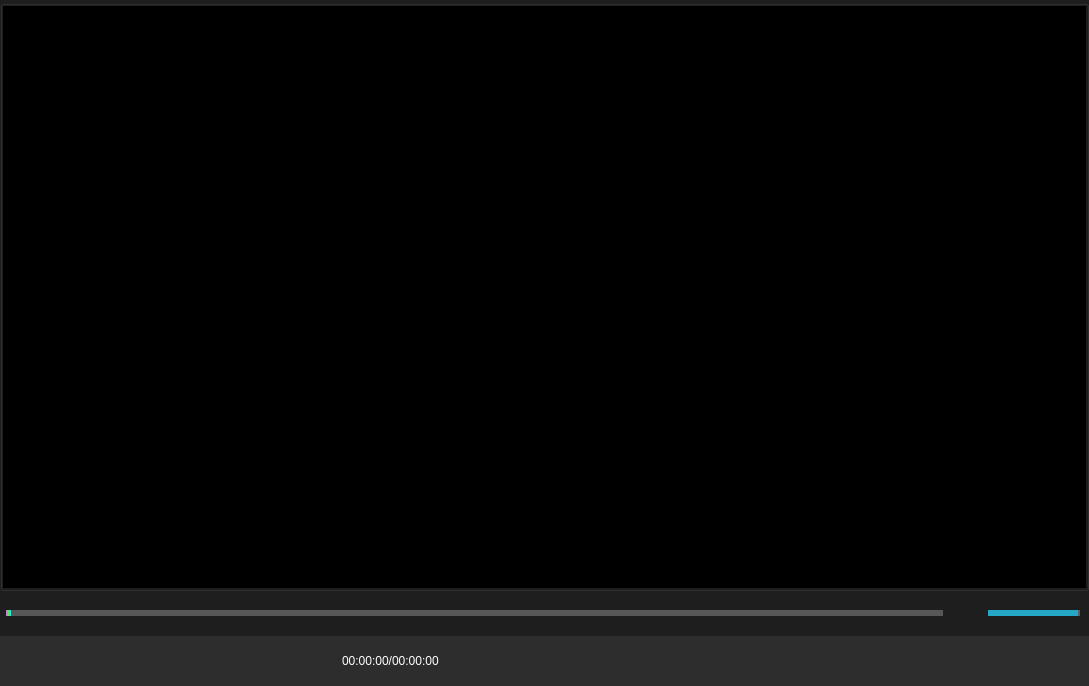
<?xml version="1.0" encoding="UTF-8"?>
<ui version="4.0">
 <class>MediaPlayerXPreClass</class>
 <widget class="QMainWindow" name="MediaPlayerXPreClass">
  <property name="geometry">
   <rect>
    <x>0</x>
    <y>0</y>
    <width>1089</width>
    <height>686</height>
   </rect>
  </property>
  <property name="windowTitle">
   <string>MediaPlayerXPre</string>
  </property>
  <property name="windowIcon">
   <iconset resource="MediaPlayerXPre.qrc">
    <normaloff>:/MediaPlayerXPre/res/player.png</normaloff>:/MediaPlayerXPre/res/player.png</iconset>
  </property>
  <property name="styleSheet">
   <string notr="true">/* === QWidget === */
QWidget:window {
    background: #1E1E1E;
    color: #BBBBBB;
    font-family: &quot;Segoe UI&quot;;
}

/* === QToolTip === */
QToolTip {
    background-color: #000000;
    border: 2px solid #333333;
    color: yellow;
}
</string>
  </property>
  <widget class="QWidget" name="centralWidget">
   <property name="styleSheet">
    <string notr="true">background: #1E1E1E;</string>
   </property>
   <layout class="QVBoxLayout" name="verticalLayout">
    <property name="spacing">
     <number>5</number>
    </property>
    <property name="leftMargin">
     <number>0</number>
    </property>
    <property name="topMargin">
     <number>0</number>
    </property>
    <property name="rightMargin">
     <number>0</number>
    </property>
    <property name="bottomMargin">
     <number>0</number>
    </property>
    <item>
     <widget class="QGroupBox" name="groupBox">
      <layout class="QVBoxLayout" name="verticalLayout_2">
       <property name="spacing">
        <number>0</number>
       </property>
       <property name="leftMargin">
        <number>0</number>
       </property>
       <property name="topMargin">
        <number>0</number>
       </property>
       <property name="rightMargin">
        <number>0</number>
       </property>
       <property name="bottomMargin">
        <number>0</number>
       </property>
       <item>
        <widget class="VideoControlWidget" name="videoWidget" native="true">
         <property name="focusPolicy">
          <enum>Qt::StrongFocus</enum>
         </property>
         <property name="styleSheet">
          <string notr="true">background-color: #000;</string>
         </property>
        </widget>
       </item>
      </layout>
     </widget>
    </item>
    <item>
     <widget class="QWidget" name="widget" native="true">
      <property name="minimumSize">
       <size>
        <width>0</width>
        <height>35</height>
       </size>
      </property>
      <property name="maximumSize">
       <size>
        <width>16777215</width>
        <height>35</height>
       </size>
      </property>
      <layout class="QHBoxLayout" name="horizontalLayout_3" stretch="0,0,0">
       <property name="spacing">
        <number>6</number>
       </property>
       <property name="leftMargin">
        <number>6</number>
       </property>
       <property name="topMargin">
        <number>0</number>
       </property>
       <property name="rightMargin">
        <number>6</number>
       </property>
       <property name="bottomMargin">
        <number>0</number>
       </property>
       <item>
        <widget class="QSlider" name="positionSlider">
         <property name="cursor">
          <cursorShape>UpArrowCursor</cursorShape>
         </property>
         <property name="focusPolicy">
          <enum>Qt::NoFocus</enum>
         </property>
         <property name="styleSheet">
          <string notr="true">QSlider#positionSlider
{
	background: #1E1E1E;
}
QSlider#positionSlider::add-page:Horizontal
{
	background-color: #575757;
}
QSlider#positionSlider::sub-page:Horizontal 
{
    background-color:qlineargradient(spread:pad, x1:0, y1:0, x2:1, y2:0, stop:0 #E55EE5, stop:0.5 #5EE55E, stop:1 #07F0FF);
}
QSlider#positionSlider::groove:Horizontal 
{
    background:transparent;
    height:6px;
}
QSlider#positionSlider::handle:Horizontal 
{
    height: 20px;
    width: 8px;
    margin: -8 0px; 
}
QSlider#positionSlider::handle:Horizontal:hover
{
    height: 20px;
    width: 8px;
    border-image: url(:/MediaPlayerXPre/res/ic_range_thumb.png);
    margin: -8px 0px; 
}</string>
         </property>
         <property name="maximum">
          <number>0</number>
         </property>
         <property name="orientation">
          <enum>Qt::Horizontal</enum>
         </property>
        </widget>
       </item>
       <item>
        <widget class="TBPushButton" name="volumeBtn">
         <property name="minimumSize">
          <size>
           <width>0</width>
           <height>0</height>
          </size>
         </property>
         <property name="maximumSize">
          <size>
           <width>28</width>
           <height>28</height>
          </size>
         </property>
         <property name="cursor">
          <cursorShape>PointingHandCursor</cursorShape>
         </property>
         <property name="focusPolicy">
          <enum>Qt::NoFocus</enum>
         </property>
         <property name="toolTip">
          <string>静音 开/关</string>
         </property>
         <property name="text">
          <string/>
         </property>
         <property name="icon">
          <iconset resource="MediaPlayerXPre.qrc">
           <normaloff>:/MediaPlayerXPre/res/player_voice_16.png</normaloff>:/MediaPlayerXPre/res/player_voice_16.png</iconset>
         </property>
         <property name="iconSize">
          <size>
           <width>24</width>
           <height>24</height>
          </size>
         </property>
         <property name="flat">
          <bool>true</bool>
         </property>
        </widget>
       </item>
       <item>
        <widget class="QSlider" name="volumeSlider">
         <property name="maximumSize">
          <size>
           <width>100</width>
           <height>15</height>
          </size>
         </property>
         <property name="cursor">
          <cursorShape>UpArrowCursor</cursorShape>
         </property>
         <property name="focusPolicy">
          <enum>Qt::NoFocus</enum>
         </property>
         <property name="styleSheet">
          <string notr="true">QSlider
{
    background-color: #1E1E1E;
    min-height:5px;
    max-height:5px;
    border:5px solid #1E1E1E;
}
QSlider::add-page:horizontal
{ 
    background-color: #57616A;
    height:4px;
}
QSlider::sub-page:horizontal 
{
    background-color: #25A8C6;
    height:4px;
}
QSlider::groove:horizontal 
{
	background:transparent;
    height:6px;
}

QSlider::handle:horizontal
{
    height: 13px;
    width:13px;
    border-image: url(:/MediaPlayerXPre/res/ic_volume_thumb.png);
    margin: -4px -0; 
}
</string>
         </property>
         <property name="maximum">
          <number>100</number>
         </property>
         <property name="value">
          <number>100</number>
         </property>
         <property name="orientation">
          <enum>Qt::Horizontal</enum>
         </property>
        </widget>
       </item>
      </layout>
     </widget>
    </item>
    <item>
     <widget class="QWidget" name="widget_2" native="true">
      <property name="minimumSize">
       <size>
        <width>0</width>
        <height>50</height>
       </size>
      </property>
      <property name="maximumSize">
       <size>
        <width>16777215</width>
        <height>50</height>
       </size>
      </property>
      <property name="styleSheet">
       <string notr="true">QWidget
{
	background-color:#2D2D2D
}

QPushButton {
}

QPushButton:hover {
	border: 1px solid #3E3E3E;
}

QPushButton:pressed {
    background-color: #5E5E5E;
    border-color: #3E3E3E;
    color: yellow;
}</string>
      </property>
      <layout class="QHBoxLayout" name="horizontalLayout_2">
       <property name="spacing">
        <number>6</number>
       </property>
       <property name="leftMargin">
        <number>6</number>
       </property>
       <property name="topMargin">
        <number>0</number>
       </property>
       <property name="rightMargin">
        <number>6</number>
       </property>
       <property name="bottomMargin">
        <number>0</number>
       </property>
       <item>
        <widget class="TBPushButton" name="playBtn">
         <property name="minimumSize">
          <size>
           <width>50</width>
           <height>50</height>
          </size>
         </property>
         <property name="maximumSize">
          <size>
           <width>50</width>
           <height>50</height>
          </size>
         </property>
         <property name="cursor">
          <cursorShape>PointingHandCursor</cursorShape>
         </property>
         <property name="focusPolicy">
          <enum>Qt::NoFocus</enum>
         </property>
         <property name="toolTip">
          <string>播放</string>
         </property>
         <property name="text">
          <string/>
         </property>
         <property name="icon">
          <iconset resource="MediaPlayerXPre.qrc">
           <normaloff>:/MediaPlayerXPre/res/play.png</normaloff>:/MediaPlayerXPre/res/play.png</iconset>
         </property>
         <property name="iconSize">
          <size>
           <width>40</width>
           <height>40</height>
          </size>
         </property>
         <property name="checked">
          <bool>false</bool>
         </property>
         <property name="flat">
          <bool>true</bool>
         </property>
        </widget>
       </item>
       <item>
        <widget class="TBPushButton" name="pauseBtn">
         <property name="minimumSize">
          <size>
           <width>50</width>
           <height>50</height>
          </size>
         </property>
         <property name="maximumSize">
          <size>
           <width>50</width>
           <height>50</height>
          </size>
         </property>
         <property name="cursor">
          <cursorShape>PointingHandCursor</cursorShape>
         </property>
         <property name="focusPolicy">
          <enum>Qt::NoFocus</enum>
         </property>
         <property name="toolTip">
          <string>暂停</string>
         </property>
         <property name="text">
          <string/>
         </property>
         <property name="icon">
          <iconset resource="MediaPlayerXPre.qrc">
           <normaloff>:/MediaPlayerXPre/res/pause.png</normaloff>:/MediaPlayerXPre/res/pause.png</iconset>
         </property>
         <property name="iconSize">
          <size>
           <width>40</width>
           <height>40</height>
          </size>
         </property>
         <property name="flat">
          <bool>true</bool>
         </property>
        </widget>
       </item>
       <item>
        <widget class="TBPushButton" name="stopBtn">
         <property name="minimumSize">
          <size>
           <width>50</width>
           <height>50</height>
          </size>
         </property>
         <property name="maximumSize">
          <size>
           <width>50</width>
           <height>50</height>
          </size>
         </property>
         <property name="cursor">
          <cursorShape>PointingHandCursor</cursorShape>
         </property>
         <property name="focusPolicy">
          <enum>Qt::NoFocus</enum>
         </property>
         <property name="toolTip">
          <string>停止</string>
         </property>
         <property name="text">
          <string/>
         </property>
         <property name="icon">
          <iconset resource="MediaPlayerXPre.qrc">
           <normaloff>:/MediaPlayerXPre/res/stop.png</normaloff>:/MediaPlayerXPre/res/stop.png</iconset>
         </property>
         <property name="iconSize">
          <size>
           <width>40</width>
           <height>40</height>
          </size>
         </property>
         <property name="flat">
          <bool>true</bool>
         </property>
        </widget>
       </item>
       <item>
        <widget class="TBPushButton" name="leftBtn">
         <property name="minimumSize">
          <size>
           <width>50</width>
           <height>50</height>
          </size>
         </property>
         <property name="maximumSize">
          <size>
           <width>50</width>
           <height>50</height>
          </size>
         </property>
         <property name="cursor">
          <cursorShape>PointingHandCursor</cursorShape>
         </property>
         <property name="focusPolicy">
          <enum>Qt::NoFocus</enum>
         </property>
         <property name="toolTip">
          <string>L:快退 R:上一个</string>
         </property>
         <property name="text">
          <string/>
         </property>
         <property name="icon">
          <iconset resource="MediaPlayerXPre.qrc">
           <normaloff>:/MediaPlayerXPre/res/backward.png</normaloff>:/MediaPlayerXPre/res/backward.png</iconset>
         </property>
         <property name="iconSize">
          <size>
           <width>40</width>
           <height>40</height>
          </size>
         </property>
         <property name="flat">
          <bool>true</bool>
         </property>
        </widget>
       </item>
       <item>
        <widget class="TBPushButton" name="rightBtn">
         <property name="minimumSize">
          <size>
           <width>50</width>
           <height>50</height>
          </size>
         </property>
         <property name="maximumSize">
          <size>
           <width>50</width>
           <height>50</height>
          </size>
         </property>
         <property name="cursor">
          <cursorShape>PointingHandCursor</cursorShape>
         </property>
         <property name="focusPolicy">
          <enum>Qt::NoFocus</enum>
         </property>
         <property name="toolTip">
          <string>L:快进 R:下一个</string>
         </property>
         <property name="text">
          <string/>
         </property>
         <property name="icon">
          <iconset resource="MediaPlayerXPre.qrc">
           <normaloff>:/MediaPlayerXPre/res/forword.png</normaloff>:/MediaPlayerXPre/res/forword.png</iconset>
         </property>
         <property name="iconSize">
          <size>
           <width>40</width>
           <height>40</height>
          </size>
         </property>
         <property name="flat">
          <bool>true</bool>
         </property>
        </widget>
       </item>
       <item>
        <widget class="TBPushButton" name="openBtn">
         <property name="minimumSize">
          <size>
           <width>50</width>
           <height>50</height>
          </size>
         </property>
         <property name="maximumSize">
          <size>
           <width>50</width>
           <height>50</height>
          </size>
         </property>
         <property name="cursor">
          <cursorShape>PointingHandCursor</cursorShape>
         </property>
         <property name="focusPolicy">
          <enum>Qt::NoFocus</enum>
         </property>
         <property name="toolTip">
          <string>L:打开多个文件 R:导入文件夹</string>
         </property>
         <property name="text">
          <string/>
         </property>
         <property name="icon">
          <iconset resource="MediaPlayerXPre.qrc">
           <normaloff>:/MediaPlayerXPre/res/open.png</normaloff>:/MediaPlayerXPre/res/open.png</iconset>
         </property>
         <property name="iconSize">
          <size>
           <width>40</width>
           <height>40</height>
          </size>
         </property>
         <property name="flat">
          <bool>true</bool>
         </property>
        </widget>
       </item>
       <item>
        <widget class="QLabel" name="positionLab">
         <property name="maximumSize">
          <size>
           <width>160</width>
           <height>16777215</height>
          </size>
         </property>
         <property name="styleSheet">
          <string notr="true">color:white;</string>
         </property>
         <property name="text">
          <string>00:00:00/00:00:00</string>
         </property>
        </widget>
       </item>
       <item>
        <spacer name="horizontalSpacer">
         <property name="orientation">
          <enum>Qt::Horizontal</enum>
         </property>
         <property name="sizeHint" stdset="0">
          <size>
           <width>120</width>
           <height>40</height>
          </size>
         </property>
        </spacer>
       </item>
       <item>
        <widget class="QLabel" name="tipLabel">
         <property name="minimumSize">
          <size>
           <width>20</width>
           <height>0</height>
          </size>
         </property>
         <property name="maximumSize">
          <size>
           <width>300</width>
           <height>16777215</height>
          </size>
         </property>
         <property name="styleSheet">
          <string notr="true">background-color: rgba(255, 255, 255,0);
color:#EEE;
font: 2000 9pt &quot;等线&quot;;</string>
         </property>
         <property name="text">
          <string/>
         </property>
        </widget>
       </item>
       <item>
        <widget class="TBPushButton" name="playbackModePushButton">
         <property name="minimumSize">
          <size>
           <width>50</width>
           <height>50</height>
          </size>
         </property>
         <property name="maximumSize">
          <size>
           <width>50</width>
           <height>50</height>
          </size>
         </property>
         <property name="cursor">
          <cursorShape>PointingHandCursor</cursorShape>
         </property>
         <property name="toolTip">
          <string>顺序播放</string>
         </property>
         <property name="text">
          <string/>
         </property>
         <property name="icon">
          <iconset resource="MediaPlayerXPre.qrc">
           <normaloff>:/MediaPlayerXPre/res/sequential.png</normaloff>:/MediaPlayerXPre/res/sequential.png</iconset>
         </property>
         <property name="iconSize">
          <size>
           <width>40</width>
           <height>40</height>
          </size>
         </property>
         <property name="flat">
          <bool>true</bool>
         </property>
        </widget>
       </item>
       <item>
        <widget class="TBPushButton" name="playListButton">
         <property name="minimumSize">
          <size>
           <width>50</width>
           <height>50</height>
          </size>
         </property>
         <property name="maximumSize">
          <size>
           <width>50</width>
           <height>50</height>
          </size>
         </property>
         <property name="cursor">
          <cursorShape>PointingHandCursor</cursorShape>
         </property>
         <property name="focusPolicy">
          <enum>Qt::NoFocus</enum>
         </property>
         <property name="toolTip">
          <string>播放列表</string>
         </property>
         <property name="text">
          <string/>
         </property>
         <property name="icon">
          <iconset resource="MediaPlayerXPre.qrc">
           <normaloff>:/MediaPlayerXPre/res/playlist.png</normaloff>:/MediaPlayerXPre/res/playlist.png</iconset>
         </property>
         <property name="iconSize">
          <size>
           <width>40</width>
           <height>40</height>
          </size>
         </property>
         <property name="flat">
          <bool>true</bool>
         </property>
        </widget>
       </item>
       <item>
        <widget class="TBPushButton" name="optionButton">
         <property name="minimumSize">
          <size>
           <width>50</width>
           <height>50</height>
          </size>
         </property>
         <property name="maximumSize">
          <size>
           <width>50</width>
           <height>50</height>
          </size>
         </property>
         <property name="cursor">
          <cursorShape>PointingHandCursor</cursorShape>
         </property>
         <property name="focusPolicy">
          <enum>Qt::NoFocus</enum>
         </property>
         <property name="toolTip">
          <string>控制面板</string>
         </property>
         <property name="text">
          <string/>
         </property>
         <property name="icon">
          <iconset resource="MediaPlayerXPre.qrc">
           <normaloff>:/MediaPlayerXPre/res/option.png</normaloff>:/MediaPlayerXPre/res/option.png</iconset>
         </property>
         <property name="iconSize">
          <size>
           <width>40</width>
           <height>40</height>
          </size>
         </property>
         <property name="flat">
          <bool>true</bool>
         </property>
        </widget>
       </item>
       <item>
        <widget class="TBPushButton" name="btnAbout">
         <property name="minimumSize">
          <size>
           <width>50</width>
           <height>50</height>
          </size>
         </property>
         <property name="maximumSize">
          <size>
           <width>50</width>
           <height>50</height>
          </size>
         </property>
         <property name="cursor">
          <cursorShape>PointingHandCursor</cursorShape>
         </property>
         <property name="focusPolicy">
          <enum>Qt::NoFocus</enum>
         </property>
         <property name="toolTip">
          <string>关于</string>
         </property>
         <property name="text">
          <string/>
         </property>
         <property name="icon">
          <iconset resource="MediaPlayerXPre.qrc">
           <normaloff>:/MediaPlayerXPre/res/about.png</normaloff>:/MediaPlayerXPre/res/about.png</iconset>
         </property>
         <property name="iconSize">
          <size>
           <width>40</width>
           <height>40</height>
          </size>
         </property>
         <property name="flat">
          <bool>true</bool>
         </property>
        </widget>
       </item>
       <item>
        <widget class="TBPushButton" name="fullscreenBtn">
         <property name="minimumSize">
          <size>
           <width>50</width>
           <height>50</height>
          </size>
         </property>
         <property name="maximumSize">
          <size>
           <width>50</width>
           <height>50</height>
          </size>
         </property>
         <property name="cursor">
          <cursorShape>PointingHandCursor</cursorShape>
         </property>
         <property name="focusPolicy">
          <enum>Qt::NoFocus</enum>
         </property>
         <property name="toolTip">
          <string>全屏</string>
         </property>
         <property name="text">
          <string/>
         </property>
         <property name="icon">
          <iconset resource="MediaPlayerXPre.qrc">
           <normaloff>:/MediaPlayerXPre/res/fullscreen.png</normaloff>:/MediaPlayerXPre/res/fullscreen.png</iconset>
         </property>
         <property name="iconSize">
          <size>
           <width>40</width>
           <height>40</height>
          </size>
         </property>
         <property name="flat">
          <bool>true</bool>
         </property>
        </widget>
       </item>
      </layout>
     </widget>
    </item>
   </layout>
  </widget>
  <action name="actionAbout">
   <property name="icon">
    <iconset resource="MediaPlayerXPre.qrc">
     <normaloff>:/MediaPlayerXPre/res/about.png</normaloff>:/MediaPlayerXPre/res/about.png</iconset>
   </property>
   <property name="text">
    <string>About</string>
   </property>
   <property name="shortcut">
    <string>F1</string>
   </property>
  </action>
  <action name="actionCapture">
   <property name="text">
    <string>Capture</string>
   </property>
   <property name="toolTip">
    <string>截图</string>
   </property>
   <property name="shortcut">
    <string>Ctrl+Alt+C</string>
   </property>
  </action>
 </widget>
 <layoutdefault spacing="6" margin="11"/>
 <customwidgets>
  <customwidget>
   <class>VideoControlWidget</class>
   <extends>QWidget</extends>
   <header>VideoControlWidget.h</header>
   <container>1</container>
  </customwidget>
  <customwidget>
   <class>TBPushButton</class>
   <extends>QPushButton</extends>
   <header>TBPushButton.h</header>
  </customwidget>
 </customwidgets>
 <tabstops>
  <tabstop>videoWidget</tabstop>
  <tabstop>playBtn</tabstop>
  <tabstop>pauseBtn</tabstop>
  <tabstop>stopBtn</tabstop>
  <tabstop>leftBtn</tabstop>
  <tabstop>rightBtn</tabstop>
  <tabstop>openBtn</tabstop>
  <tabstop>fullscreenBtn</tabstop>
  <tabstop>volumeBtn</tabstop>
  <tabstop>positionSlider</tabstop>
 </tabstops>
 <resources>
  <include location="MediaPlayerXPre.qrc"/>
 </resources>
 <connections>
  <connection>
   <sender>btnAbout</sender>
   <signal>clicked()</signal>
   <receiver>actionAbout</receiver>
   <slot>trigger()</slot>
   <hints>
    <hint type="sourcelabel">
     <x>727</x>
     <y>584</y>
    </hint>
    <hint type="destinationlabel">
     <x>-1</x>
     <y>-1</y>
    </hint>
   </hints>
  </connection>
 </connections>
</ui>
